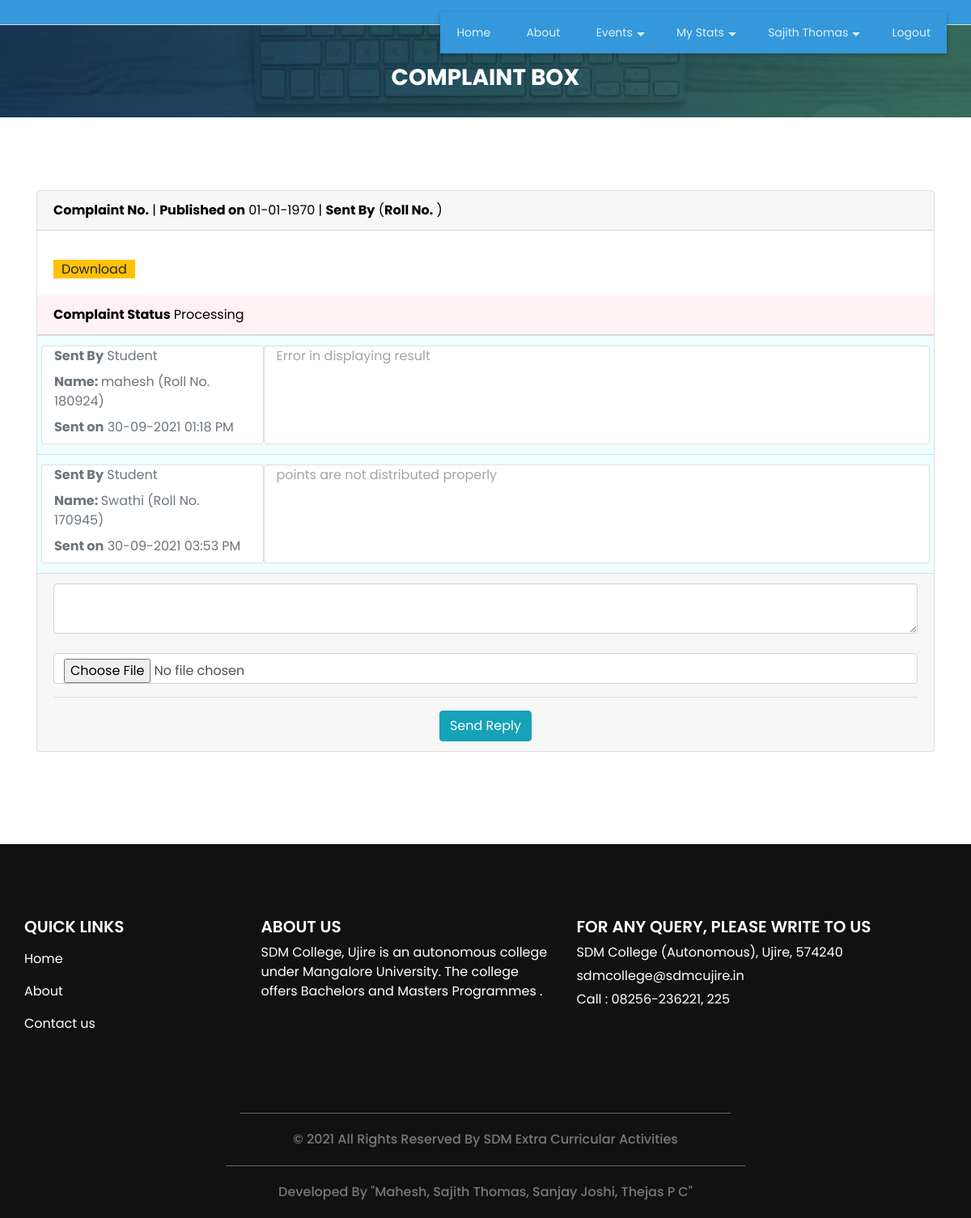
/viewcomplaintdetail.php (signed in), run on the app's committed database.
### tables this page shows
CREATE TABLE `student` (
  `student_id` int(11) NOT NULL,
  `student_name` varchar(30) NOT NULL,
  `course_id` int(11) NOT NULL,
  `student_rollno` varchar(10) NOT NULL,
  `student_password` varchar(300) NOT NULL,
  `st_class` varchar(20) NOT NULL,
  `student_image` varchar(300) NOT NULL,
  `gender` varchar(10) NOT NULL,
  `dob` date NOT NULL,
  `language` varchar(25) NOT NULL,
  `elective_paper` varchar(20) NOT NULL,
  `extension_activities` varchar(50) NOT NULL,
  `student_status` varchar(10) NOT NULL
);

CREATE TABLE `complaint_report` (
  `complaint_report_id` int(11) NOT NULL,
  `student_id` int(11) NOT NULL,
  `staff_id` int(11) NOT NULL,
  `event_id` int(40) NOT NULL,
  `reply_complaint_report_id` int(11) NOT NULL,
  `complaint_date_tim` datetime NOT NULL,
  `complaint_detail` text NOT NULL,
  `complain_doc` varchar(300) NOT NULL,
  `complaint_status` varchar(20) NOT NULL
);

### viewcomplaintdetail.php (the view, shortened to what this page needs)
<?php
include("header.php");
$sqlviewlastreply = "SELECT complaint_report.*,student.student_name, student.student_rollno, staff.staff_name, staff.login_id FROM complaint_report LEFT JOIN student ON student.student_id=complaint_report.student_id LEFT JOIN staff ON complaint_report.staff_id=staff.staff_id WHERE complaint_report.reply_complaint_report_id='$_GET[complaint_report_id]' ORDER BY complaint_report.complaint_report_id DESC";
$qsqlviewlastreply = mysqli_query($con,$sqlviewlastreply);
$rsviewlastreply = mysqli_fetch_array($qsqlviewlastreply);
?>
  <section class="login_section">
    <div class="container"><br>
      <div class="row">
        <div class="col-md-12"><br>
          <centeR><div class="detail-box">
            <h3>
              Complaint Box
            </h3>
          </div></center>
        </div>
		</div>
    </div><br>
  </section>
  <section class="event_section layout_padding">
    <div class="container">
      <div class="event_container">
        <div class="">
<?php
$sqlview = "SELECT complaint_report.*,student.student_name, student.student_rollno, staff.staff_name, staff.login_id FROM complaint_report LEFT JOIN student ON student.student_id=complaint_report.student_id LEFT JOIN staff ON complaint_report.staff_id=staff.staff_id WHERE complaint_report.complaint_report_id='$_GET[complaint_report_id]'";
$qsqlview = mysqli_query($con,$sqlview);
$rsview = mysqli_fetch_array($qsqlview);
?>
    <div class="container">
      <div class="row">
        <div class="col-md-12">
<form method="post" action="" enctype="multipart/form-data">
          <div class="card mb-4">
            <div class="card-header"><b>Complaint No.</b> | <b>Published on</b>  <?php echo date("d-m-Y",strtotime($rsview['complaint_date_tim'])); ?> |  <b>Sent By</b>  (<b>Roll No.</b> )</div>
            <div class="card-body">
				<?php
				 if(file_exists("doccomplaint/" . $rsview['complain_doc']))
				 {
					echo "<a href='doccomplaint/$rsview[complain_doc]' download class='btn-warning' style='padding-left: 10px;padding-right:10px;'>Download</a>";
				 }
				?>
            </div>
            <div class="card-header" style="background-color: #fff1f4;"><b>Complaint Status</b> <?php
				if(mysqli_num_rows($qsqlviewlastreply) >= 1)
				{
					echo $rsviewlastreply['complaint_status'];
				}
				else
				{
					echo $rsview['complaint_status'];
				}
				?></div>
<?php
  $sqlviewreply = "SELECT complaint_report.*,student.student_name, student.student_rollno, staff.staff_name, staff.login_id FROM complaint_report LEFT JOIN student ON student.student_id=complaint_report.student_id LEFT JOIN staff ON complaint_report.staff_id=staff.staff_id WHERE complaint_report.reply_complaint_report_id='$_GET[complaint_report_id]'";
$qsqlviewreply = mysqli_query($con,$sqlviewreply);
while($rsviewreply = mysqli_fetch_array($qsqlviewreply))
{
?>
	<div class="card-footer text-muted" style=" background-color: azure;">
		<div class="row">
			<div class="col-md-3 card">
				<?php
				if($rsviewreply['student_id'] != 0)
				{
				?>
				<label><b>Sent By</b> Student</label>
				<label><b>Name: </b> <?php echo $rsviewreply['student_name']; ?> (Roll No. <?php echo $rsviewreply['student_rollno']; ?>)</label>
				<label><b>Sent on</b> <?php echo date("d-m-Y h:i A",strtotime($rsviewreply['complaint_date_tim'])); ?></label>
				<?php
				}
				?>
			</div>
			<div class="col-md-9 card">
				<p class="card-text"><?php echo $rsviewreply['complaint_detail']; ?></p>
			</div>
		</div>
	</div>
<?php
}
?>
            <div class="card-footer text-muted">
              <textarea class="form-control" name="complaint_detail" id="complaint_detail"></textarea><br>
				<input type="file" name="complain_doc" id="complain_doc" class="form-control" >
			 ?><hr>
			 <center><input type="submit" name="submit" id="submit" class="btn btn-info" value="Send Reply"></center>
            </div>
          </div>
</form>
        </div>
        </div>
      </div>
    </div>
        </div>
      </div>
  </section>
<?php
include("footer.php");
?>

### headerpage.php (shortened to what this page needs)
<div id="header">
  <header>
    <div class="container">
      <div class="row">
        <div class="col-12">
          <nav class="navbar navbar-expand-lg navbar-light">
            <div lass="collapse navbar-collapse" id="navbartoggle">
<div class="nav-fostrap" style="  position: absolute;
  top: 15px;right: 0;">
	<ul>
		<li><a href="index.php">Home</a></li>
		<li><a href="about.php">About</a></li>
<?php
			if(isset($_SESSION['student_id']))
			{
?>
		<li><a href="javascript:void(0)">Events<span class="arrow-down"></span></a>
		</li>
		<li><a href="javascript:void(0)">My Stats<span class="arrow-down"></span></a>
		</li>
		<li><a href="javascript:void(0)"><?php echo $rsstudentprofile['student_name']; ?><span class="arrow-down"></span></a>
		</li>
		<?php
			}
		?>
		<?php
		if(isset($_SESSION['staff_id']) || ($_SESSION['student_id']))
		{
		?>
		<li><a href="logout.php">Logout</a></li>
		<?php
		}
		else
		{
		?>
		<li><a href="student.php">Registration</a></li>
		<li><a href="login.php">Login</a></li>
		<?php
		}
		?>
	</ul>
</div>
            </div>
          </nav>
        </div>
      </div>
    </div>
  </header>
</div>

### css/style.css (style rules this page uses)
body { font-family: "Poppins", sans-serif; color: #000000; background-color: #ffffff; }
.layout_padding { padding: 90px 0; }
a, a:hover, a:focus { text-decoration: none; }
.btn, .btn:focus { outline: none !important; -webkit-box-shadow: none; box-shadow: none; }
.login_section { background-image: url(../images/join-bg.jpg); background-size: cover; color: #ffffff; }
.login_section .row { -webkit-box-align: center; -ms-flex-align: center; align-items: center; }
.login_section .detail-box h3 { text-transform: uppercase; font-weight: bold; }
.event_section p { color: #a4a4a4; }

### css/responsive.css (style rules this page uses)
@media (min-width: 1200px) { .container { max-width: 1170px; } }

### topmenu.php (style rules this page uses)
.nav-fostrap { display: block; margin-bottom: 15px 0; background: #3498db; -webkit-box-shadow:0 2px 5px 0 rgba(0,0,0,0.26); -moz-box-shadow:0 2px 5px 0 rgba(0,0,0,0.26); -o-box-shadow:0 2px 5px 0 rgba(0,0,0,0.26); z-index: 120; box-shadow: 0 2px 5px 0 rgba(0,0,0,0.26); }
.nav-fostrap ul { list-style-type: none; margin: 0; padding: 0; display: block; }
.nav-fostrap li { list-style-type: none; margin: 0; padding: 0; display: inline-block; position: relative; font-size: 14px; color: #def1f0; }
.nav-fostrap li a { padding: 15px 20px; font-size: 14px; color: #def1f0; display: inline-block; outline: 0; font-weight: 400; text-decoration: none; }
.arrow-down { width: 0; height: 0; border-left: 5px solid transparent; border-right: 5px solid transparent; border-top: 5px solid #def1f0; position: relative; top: 15px; right: -5px; content: ""; }

### headerpage.php (style rules this page uses)
#header nav { padding: 15px 0px; }
#header { border-bottom: 1px solid #ddd; background-color: #3498db; float: center; width: 100%; }

### data on the page
student: student_name "Sajith Thomas"
complaint_report: complaint_status "Processing", student.student_name "Swathi", student.student_rollno "170945", complaint_date_tim "30-09-2021 03:53 PM", complaint_detail "points are not distributed properly"
complaint_report: student.student_name "mahesh", student.student_rollno "180924", complaint_date_tim "30-09-2021 01:18 PM", complaint_detail "Error in displaying result"

### other printed values
date("d-m-Y",strtotime($rsview['complaint_date_tim'])) "01-01-1970"
